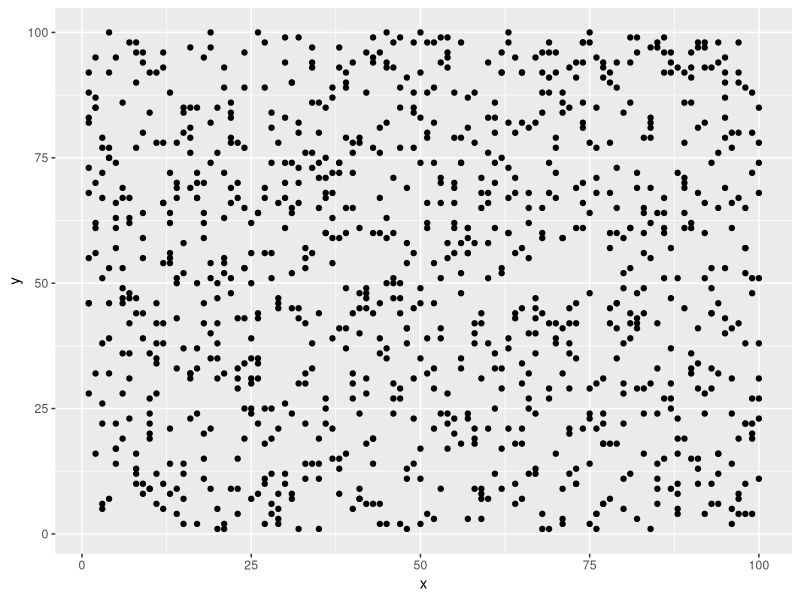

The R script that drew this image:
## ---- chunk 1
rnorm(n = 1)
rnorm(n = 1)
## ---- chunk 2
set.seed(2112); rnorm(n = 1)
set.seed(2112); rnorm(n = 1)
## ---- chunk 3
set.seed(2113); rnorm(n = 1)
## ---- chunk 4
random_numbers <- integer(1000)
for(i in seq_len(length(random_numbers))) {
	set.seed(i)
	random_numbers[i] <- sample(1:100, size = 1)
}
library(ggplot2)
ggplot(data.frame(x = 1:100, y = random_numbers),
	   aes(x = x, y = y)) + geom_point()
